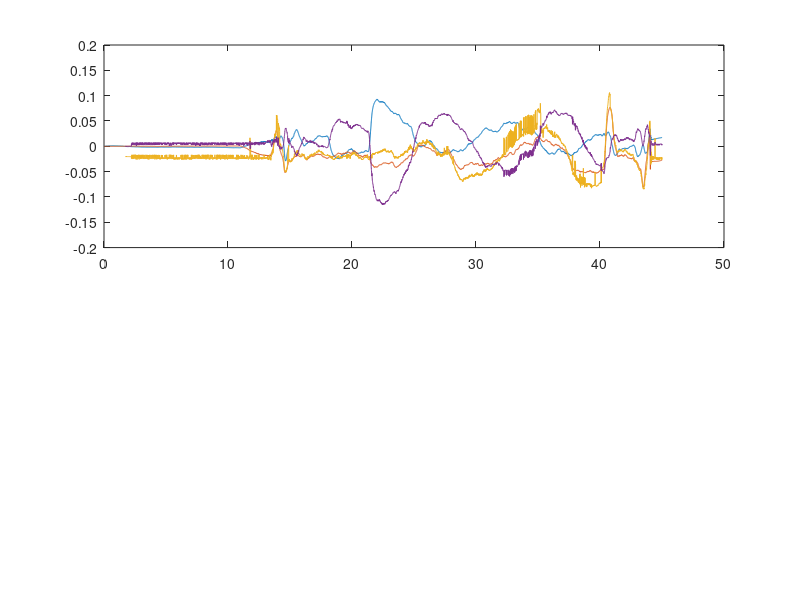

Here is the MATLAB script that generated this plot: (Note: this script raises an error after producing the figure.)
%% Initialization
clear;
close all;
clc;


%% Load quaternion data
% % Retrieve bag file
% cd ~/.ros;
% bag = rosbag("ardrone2_exp_2020-07-24_3.bag");
% cd ~/ardrone2_ws/src/ardrone2_dem/dem/matlab;
% 
% % Select topics that need to be stored
% % Controller signal topics
% topics.cmdVel = 0;
% 
% % Simulation/flight data topics
% topics.modelInput = 0;
% topics.gazeboModelStates = 0;
% topics.optitrack = 1;
% topics.ardroneImu = 0;
% topics.ardroneNav = 1;
% topics.ardroneOdom = 1;
% topics.rotorsMotorSpeed = 0;
% 
% % Set time interval with respect to start of rosbag recording
% % time = [0,75]; %exp_07-24_2
% time = [135,180]; %exp_07-24_3
% % time = [0,36]; %exp_07-24_8
% 
% 
% %% Get data
% topicsOut = storeBagdata(bag,topics,time);
% 
% if topics.optitrack
%     optitrackStampTime  = topicsOut.optitrack.stampTime;
%     optitrackPos        = topicsOut.optitrack.pos;
%     optitrackOrientQuat = topicsOut.optitrack.orient;
% end
% 
% if topics.ardroneNav
%     ardroneNavStampTime  = topicsOut.ardroneNav.stampTime;
%     ardroneNavVLin       = topicsOut.ardroneNav.vLin;
%     ardroneNavRot        = topicsOut.ardroneNav.rot;
% end
% 
% if topics.ardroneOdom
%     ardroneOdomStampTime  = topicsOut.ardroneOdom.stampTime;
%     ardroneOdomVLin       = topicsOut.ardroneOdom.vLin;
%     ardroneOdomOrientQuat = topicsOut.ardroneOdom.orient;
% end
% 
% % Align time and start at 0
% [~,idx] = min([optitrackStampTime(1);ardroneNavStampTime(1);...
%                ardroneOdomStampTime(1)]);
% if idx == 1
%     ardroneNavStampTime  = ardroneNavStampTime  - optitrackStampTime(1);
%     ardroneOdomStampTime = ardroneOdomStampTime - optitrackStampTime(1);
%     optitrackStampTime   = optitrackStampTime   - optitrackStampTime(1);
% elseif idx == 2
%     optitrackStampTime   = optitrackStampTime   - ardroneNavStampTime(1);
%     ardroneOdomStampTime = ardroneOdomStampTime - ardroneNavStampTime(1);
%     ardroneNavStampTime  = ardroneNavStampTime  - ardroneNavStampTime(1);
% elseif idx == 3
%     optitrackStampTime   = optitrackStampTime   - ardroneOdomStampTime(1);
%     ardroneNavStampTime  = ardroneNavStampTime  - ardroneOdomStampTime(1);
%     ardroneOdomStampTime = ardroneOdomStampTime - ardroneOdomStampTime(1);
% end
% 
% 
% %% Convert to Euler angles in radians
% optitrackOrient   = quat2EulAndWrap(optitrackOrientQuat,0);
% ardroneNavOrient  = ardroneNavRot/180*pi;
% ardroneOdomOrient = quat2EulAndWrap(ardroneOdomOrientQuat,0);
% 
% 
% %% Save data for code speedup
% save('checkARDrone2AnglesExp7_24_3.mat',...
%      'optitrackStampTime','optitrackPos','optitrackOrient',...
%      'ardroneNavStampTime','ardroneNavVLin','ardroneNavOrient',...
%      'ardroneOdomStampTime','ardroneOdomVLin','ardroneOdomOrient');
% 
% 
%% Load data for code speedup
load checkARDrone2AnglesExp7_24_3.mat;


%% Calculate initial yaw angle at beginning of experiment
tAvg = 3;

% Corrected OptiTrack yaw value w.r.t. OptiTrack (x,y,z) coordinate frame
% (for Exp7_24_3: -0.1742)
[~,otAvgEnd] = min(abs(optitrackStampTime-tAvg));
psiOffset    = mean(optitrackOrient(3,1:otAvgEnd));
psiOtOffset  = mean(optitrackOrient(3,1:otAvgEnd)) + pi/2;

% AR.Drone 2.0 yaw value w.r.t. drone orientation when the AR.Drone
% 2.0 initialized its sensors
[~,navAvgEnd] = min(abs(ardroneNavStampTime-tAvg));
psiNavOffset  = mean(ardroneNavOrient(3,1:navAvgEnd));

[~,odomAvgEnd] = min(abs(ardroneOdomStampTime-tAvg));
psiOdomOffset  = mean(ardroneOdomOrient(3,1:odomAvgEnd));


%% Correct OptiTrack angle data
% Approximately (assuming a configuration with orientation psi = pi/2):
% phi_c = -theta_i
% theta_c = phi_i
% psi_c psi_i + pi/2
% optitrackOrientC = [0,-1,0;1,0,0;0,0,1]*optitrackOrient + [0;0;pi/2];

% Correct phi and theta axes (scaling) and yaw values (offset and scaling)
optitrackOrientC = rotz(-psiOffset/pi*180)*optitrackOrient + ...
                   [0;0;pi/2];

% Correct phi and theta values (offset)
optitrackOrientC = optitrackOrientC - ...
                   [mean(optitrackOrientC(1:2,1:otAvgEnd),2);0];


%% Correct navdata angle data w.r.t. OptiTrack (x,y,z) coordinate frame
% Correct phi and theta axes (scaling) and yaw values (offset and scaling)
% ardroneNavOrientC = [1,0,0;0,1,0;0,0,1]*ardroneNavOrient + ...
%                     [0;0;psiOtOffset-psiArOffset];
ardroneNavOrientUC = rotz(psiOtOffset/pi*180)*ardroneNavOrient + ...
                    [0;0;psiOtOffset-psiNavOffset];
ardroneNavOrientC = rotz((psiOtOffset+psiOtOffset)/pi*180)*...
                    ardroneNavOrient + [0;0;psiOtOffset-psiNavOffset];

% Correct phi and theta values (offset)
ardroneNavOrientUC = ardroneNavOrientUC - ...
                   [mean(ardroneNavOrientUC(1:2,1:navAvgEnd),2);0];
ardroneNavOrientC = ardroneNavOrientC - ...
                   [mean(ardroneNavOrientC(1:2,1:navAvgEnd),2);0];


%% Correct IMU/odometry angle data
%  (IMU and odometry orientation are the same)
% Approximately (assuming a configuration with orientation psi = pi):
% phi_c = -phi_i
% theta_c = -theta_i
% psi_c = psi_i (from moment of hovering on)

% Convert to navdata convention
ardroneOdomOrientUC = [-1,0,0;0,-1,0;0,0,1]*ardroneOdomOrient;

% Do the same as for navdata:
% Correct phi and theta axes (scaling) and yaw values (offset and scaling)
% ardroneOdomOrientC = [1,0,0;0,1,0;0,0,1]*ardroneOdomOrientC + ...
%                     [0;0;psiOtOffset-psiOdomOffset];
ardroneOdomOrientUC = rotz(psiOtOffset/pi*180)*ardroneOdomOrientUC + ...
                    [0;0;psiOtOffset-psiOdomOffset];
ardroneOdomOrientC = rotz((psiOtOffset+psiOdomOffset)/pi*180)*...
                     ardroneOdomOrient + [0;0;psiOtOffset-psiOdomOffset];

% Correct phi and theta values (offset)
ardroneOdomOrientUC = ardroneOdomOrientUC - ...
                   [mean(ardroneOdomOrientC(1:2,1:odomAvgEnd),2);0];
ardroneOdomOrientC = ardroneOdomOrientC - ...
                   [mean(ardroneOdomOrientC(1:2,1:odomAvgEnd),2);0];


%% Plot for comparison navdata and OptiTrack
figure('Name',['Optitrack orientation and AR.Drone 2.0 navdata initial '...
       'and corrected orientation data']);
subplot(2,1,1);
plot(ardroneNavStampTime,ardroneNavOrientUC(1,:));
hold on;
plot(ardroneNavStampTime,ardroneNavOrientUC(2,:));
% plot(ardroneNavStampTime,ardroneNavOrientUC(3,:));
plot(optitrackStampTime,optitrackOrient(1,:));
plot(optitrackStampTime,optitrackOrient(2,:));
% plot(optitrackStampTime,optitrackOrient(3,:));
yline(0);
legend('\phi_{nav}','\theta_{nav}',...
       '\phi_{optitrack}','\theta_{optitrack}',...
       '0 ref');
title('Uncompensated x and y axes');

subplot(2,1,2);
plot(ardroneNavStampTime,ardroneNavOrientC(1,:));
hold on;
plot(ardroneNavStampTime,ardroneNavOrientC(2,:));
% plot(ardroneNavStampTime,ardroneNavOrientC(3,:));
plot(optitrackStampTime,optitrackOrientC(1,:));
plot(optitrackStampTime,optitrackOrientC(2,:));
% plot(optitrackStampTime,optitrackOrientC(3,:));
yline(0);
legend('\phi_{nav}','\theta_{nav}',...
       '\phi_{optitrack}','\theta_{optitrack}',...
       '0 ref');
title('Compensated x and y axes');


%% Plot for comparison IMU/odometry and OptiTrack
figure('Name',['Optitrack orientation and AR.Drone 2.0 IMU/odometry '...
       'initial and corrected orientation data']);
subplot(2,1,1);
plot(ardroneOdomStampTime,ardroneOdomOrientUC(1,:));
hold on;
plot(ardroneOdomStampTime,ardroneOdomOrientUC(2,:));
% plot(ardroneOdomStampTime,ardroneOdomOrientUC(3,:));
plot(optitrackStampTime,optitrackOrient(1,:));
plot(optitrackStampTime,optitrackOrient(2,:));
% plot(optitrackStampTime,optitrackOrient(3,:));
yline(0);
legend('\phi_{imu/odom}','\theta_{imu/odom}',...
       '\phi_{optitrack}','\theta_{optitrack}',...
       '0 ref');
title('Uncompensated x and y axes');

subplot(2,1,2);
plot(ardroneOdomStampTime,ardroneOdomOrientC(1,:));
hold on;
plot(ardroneOdomStampTime,ardroneOdomOrientC(2,:));
% plot(ardroneOdomStampTime,ardroneOdomOrientC(3,:));
plot(optitrackStampTime,optitrackOrientC(1,:));
plot(optitrackStampTime,optitrackOrientC(2,:));
% plot(optitrackStampTime,optitrackOrientC(3,:));
yline(0);
legend('\phi_{imu/odom}','\theta_{imu/odom}',...
       '\phi_{optitrack}','\theta_{optitrack}',...
       '0 ref');
title('Compensated x and y axes');


%% Plot for navdata
figure('Name','Optitrack position and AR.Drone 2.0 navdata orientation');
subplot(3,1,1);
plot(optitrackStampTime,optitrackPos(1,:));
hold on;
plot(optitrackStampTime,optitrackPos(2,:));
plot(optitrackStampTime,optitrackPos(3,:));
yline(0);
legend('x','y','z','0 ref');

% figure('Name','Original navdata orientation');
subplot(3,1,2);
plot(ardroneNavStampTime,ardroneNavOrient(1,:));
hold on;
plot(ardroneNavStampTime,ardroneNavOrient(2,:));
plot(ardroneNavStampTime,ardroneNavOrient(3,:));
yline(0);
legend('\phi_i','\theta_i','\psi_i','0 ref');

% figure('Name','Corrected navdata orientation');
subplot(3,1,3);
plot(ardroneNavStampTime,ardroneNavOrientC(1,:));
hold on;
plot(ardroneNavStampTime,ardroneNavOrientC(2,:));
plot(ardroneNavStampTime,ardroneNavOrientC(3,:));
yline(0);
legend('\phi_c','\theta_c','\psi_c','0 ref');


%% Plot for IMU/odometry
figure('Name',['Optitrack position and AR.Drone 2.0 IMU/odometry '...
               'orientation']);
subplot(3,1,1);
plot(optitrackStampTime,optitrackPos(1,:));
hold on;
plot(optitrackStampTime,optitrackPos(2,:));
plot(optitrackStampTime,optitrackPos(3,:));
yline(0);
legend('x','y','z','0 ref');

% figure('Name','Original IMU/odometry orientation');
subplot(3,1,2);
plot(ardroneOdomStampTime,ardroneOdomOrient(1,:));
hold on;
plot(ardroneOdomStampTime,ardroneOdomOrient(2,:));
plot(ardroneOdomStampTime,ardroneOdomOrient(3,:));
yline(0);
legend('\phi_i','\theta_i','\psi_i','0 ref');

% figure('Name','Corrected IMU/odometry orientation');
subplot(3,1,3);
plot(ardroneOdomStampTime,ardroneOdomOrientC(1,:));
hold on;
plot(ardroneOdomStampTime,ardroneOdomOrientC(2,:));
plot(ardroneOdomStampTime,ardroneOdomOrientC(3,:));
yline(0);
legend('\phi_c','\theta_c','\psi_c','0 ref');


%% Plot comparison of corrected navdata and IMU/odometry data
figure('Name','Orientation of corrected navdata and IMU/odometry data');
plot(ardroneNavStampTime,ardroneNavOrientC(1,:));
hold on;
plot(ardroneNavStampTime,ardroneNavOrientC(2,:));
plot(ardroneNavStampTime,ardroneNavOrientC(3,:));

plot(ardroneOdomStampTime,ardroneOdomOrientC(1,:));
plot(ardroneOdomStampTime,ardroneOdomOrientC(2,:));
plot(ardroneOdomStampTime,ardroneOdomOrientC(3,:));

yline(0);
legend('\phi_{nav}','\theta_{nav}','\psi_{nav}',...
       '\phi_{imu/odom}','\theta_{imu/odom}','\psi_{imu/odom}',...
       '0 ref');
